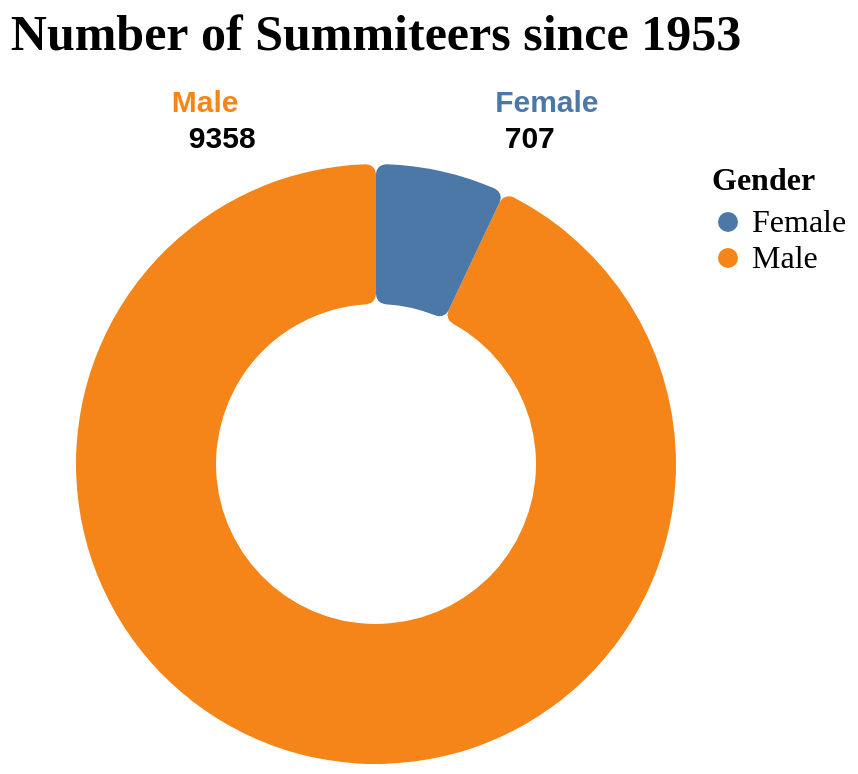

Here is the Vega-Lite specification saved for this chart:
### Vega-Lite specification from a JSON file in a GitHub repository (floating-point values rounded to 4 significant figures)
{"$schema": "https://vega.github.io/schema/vega-lite/v5.json", "description": "Ratio of Male and female summiteer", "width": "container", "height": 300, "background": null, "config": {"axis": {"labelFont": "san-serif", "titleFont": "san-serif"}, "legend": {"labelFont": "san-serif", "titleFont": "san-serif"}, "header": {"labelFont": "san-serif", "titleFont": "san-serif"}, "mark": {"font": "san-serif"}, "title": {"font": "san-serif", "subtitleFont": "san-serif"}}, "title": {"text": "Number of Summiteers since 1953", "color": "black", "fontSize": 25, "anchor": "middle", "dy": -10}, "data": {"values": [{"category": "Male", "value": 9358}, {"category": "Female", "value": 707}]}, "encoding": {"theta": {"field": "value", "type": "quantitative"}, "color": {"field": "category", "type": "nominal", "legend": {"title": "Gender", "labelFontSize": 16, "titleFontSize": 16}}}, "layer": [{"mark": {"type": "arc", "innerRadius": 80, "cornerRadius": 5}, "encoding": {"tooltip": [{"field": "value", "type": "quantitative", "title": "Climbers"}, {"field": "category", "type": "nominal", "title": "Gender"}]}}, {"mark": {"type": "text", "radius": 200, "fontSize": 15, "fontWeight": "bold"}, "encoding": {"text": {"field": "category", "type": "nominal"}}}, {"mark": {"type": "text", "radius": 180, "fontSize": 15, "fontWeight": "bold"}, "encoding": {"text": {"field": "value", "type": "quantitative"}, "color": {"value": "black"}}}], "view": {"stroke": null}}
